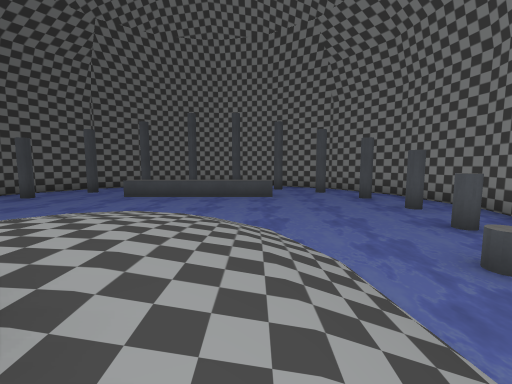
view 1 (above)

13 first-person views from a walk through a Godot game level. The camera is 1.4 m above the floor, tilts 6° down and sees 90° across. The floor is counted in squares, 2 m on a side. Each view is taken from the middle of a square. On the plan, view 1 faces up. The plan holds only what a view shows up to about 9 squares ahead; the rest is blank. The place goes on beyond the plan. Door leaves are left out where a doorway can be walked through. Some surface patterns are stand-ins.

view 2
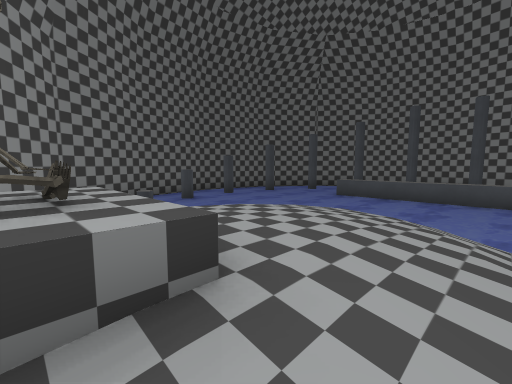

view 3
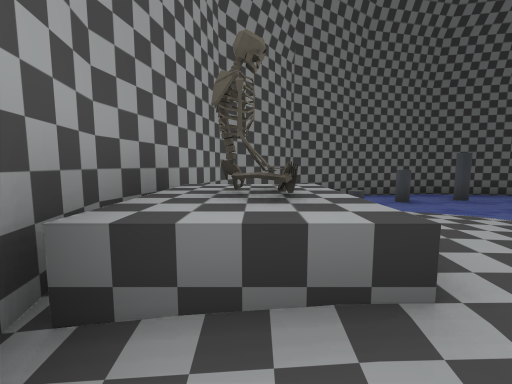

view 4
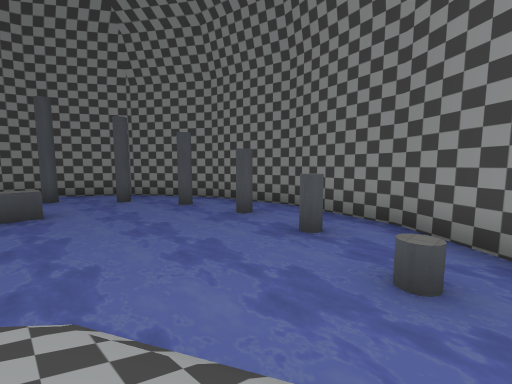

view 5
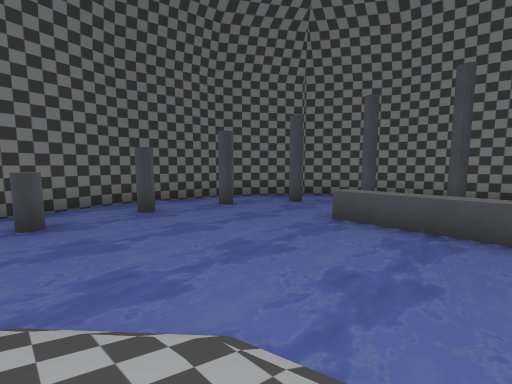

view 6
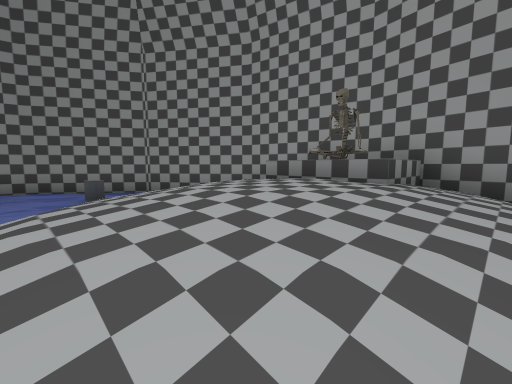

view 7
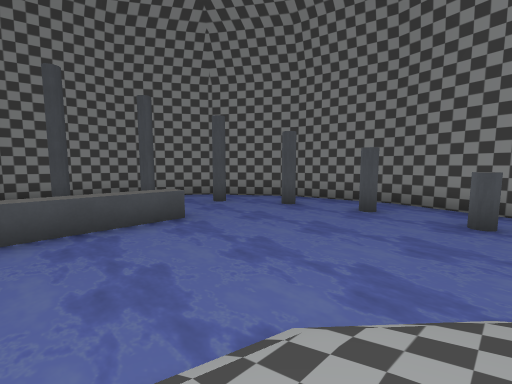

view 8
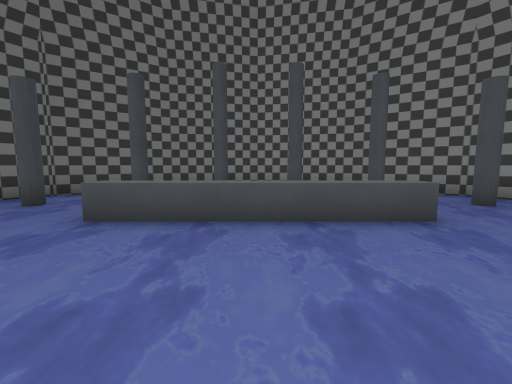

view 9
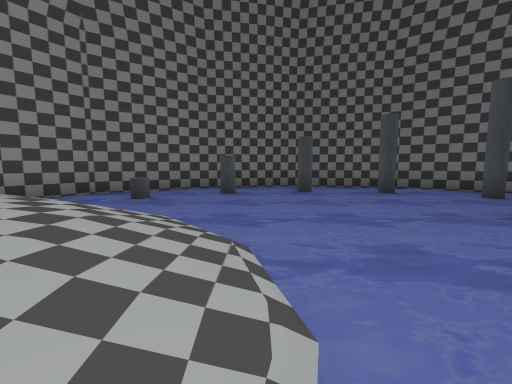

view 10
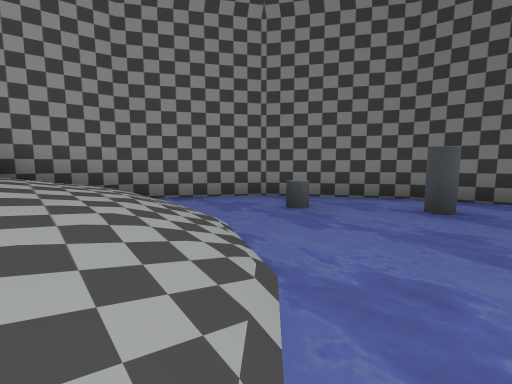

view 11
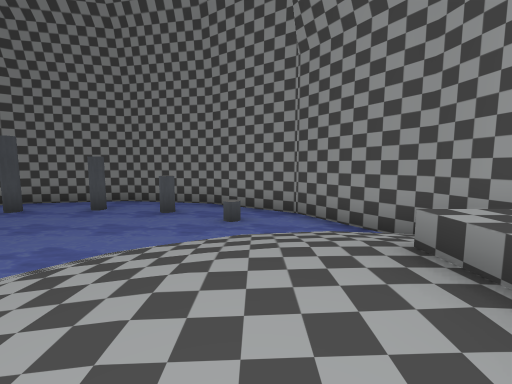

view 12
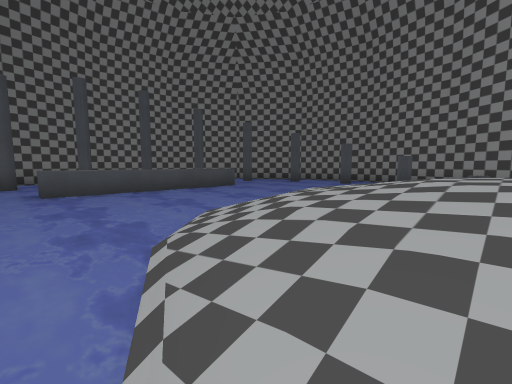

view 13
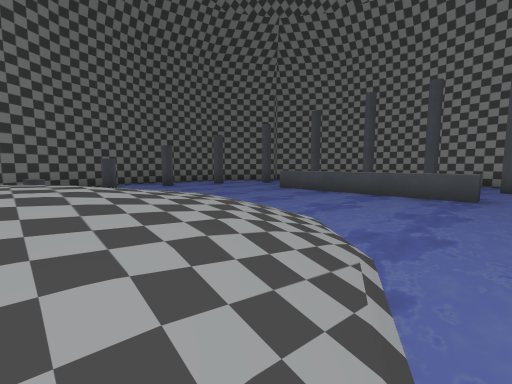

### Floor plan
Key: @ floor where view 1 was taken; # wall or solid block; . main floor; : floor 0.25 m higher than the main floor; + floor 0.75 m higher than the main floor; - floor 1 m lower than the main floor; / step, stairs or slope; = window, fence, low wall or low ledge; ~ water the walk can cross; ≈ water the walk keeps out of; v drop or lower ground.
Columns run from 10 left of view 1 to 6 right of it. Each row starts with its distance up from view 1.
 14       ######
 13     ##~~  ~~#
 12    #~~~# #~~~#
 11   #~~≈~    ≈~~#
 10  #~~≈~~    ~~≈~#
  9  #~~~~#####~~~~#
  8  ≈~≈~~~~~~~~~~≈~#
  7 #~~~~~~~~~~~~~~~#
  6 #~≈~~~~~~~~~~~≈~#
  5 #~~~~~~~//~~~~~~#
  4  #~≈~~/////~~~≈≈
  3  #~#~~/////~~#~#
  2   #~~~//.///~~#
  1   #~~//.:.//~~#
  0    ##~/=+=@-##
 -1      ###v###

Where each view was taken, in squares from view 1:
view 1: 0 up, 0 right, facing up
view 2: 0 up, 0 right, facing up-left
view 3: 0 up, 0 right, facing left
view 4: 2 up, 0 right, facing up-right
view 5: 4 up, 2 left, facing up-left
view 6: 4 up, 4 left, facing down-right
view 7: 4 up, 2 left, facing up-right
view 8: 5 up, 2 left, facing up
view 9: 5 up, 1 left, facing left
view 10: 5 up, 3 left, facing down-left
view 11: 2 up, 3 left, facing right
view 12: 2 up, 5 left, facing up-right
view 13: 2 up, 1 right, facing up-left
